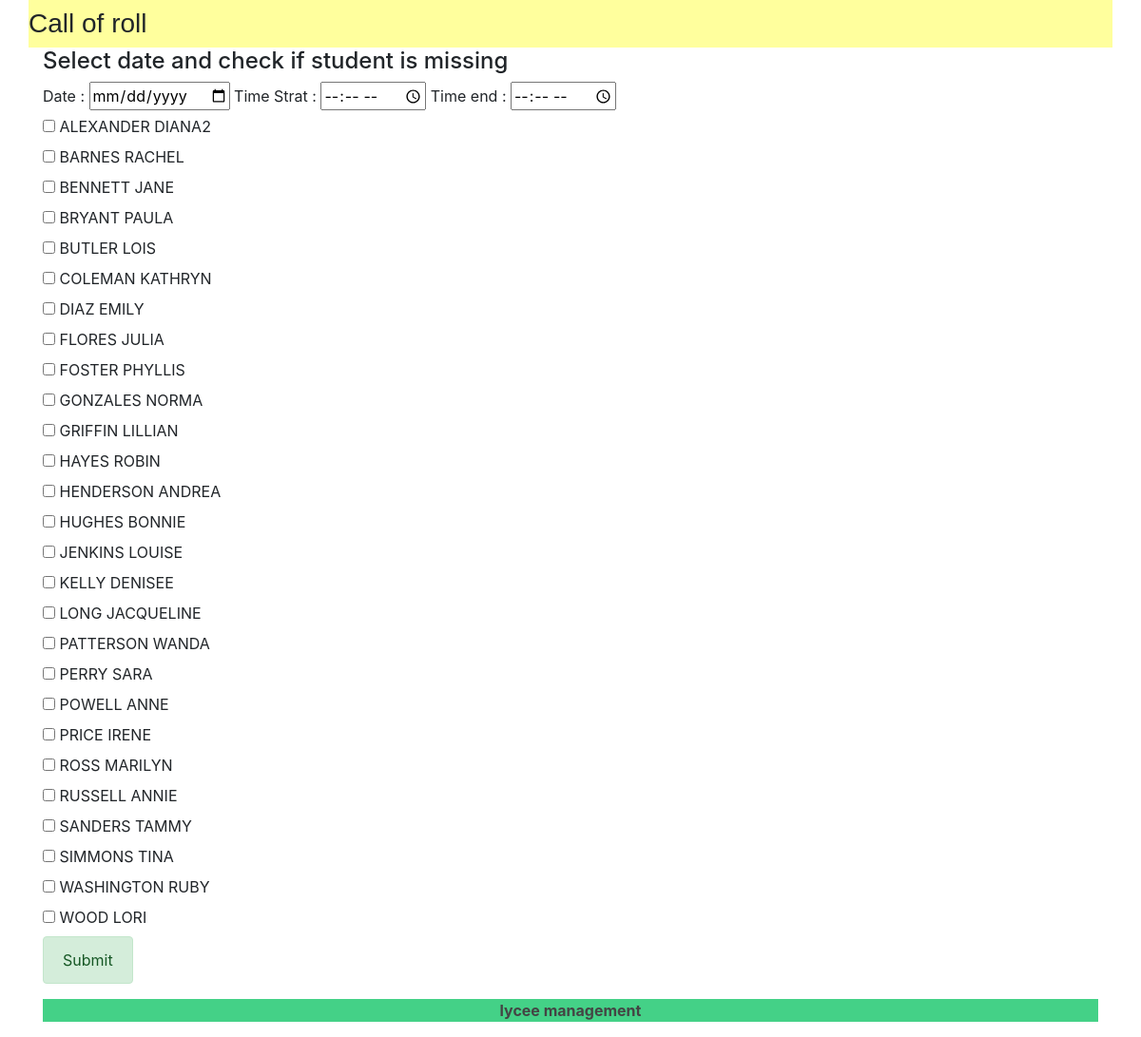
/lycee/cursuscall/11, run on the app's committed database.
### lycee/models.py (models this page shows, shortened)
class Student(models.Model):
  first_name = models.CharField(
    max_length = 50,
    blank = False,
    null = False
  )
  birth_date = models.DateField(
    verbose_name= 'date of birth',
    blank = False,
    null = False
  )
  last_name = models.CharField(
    max_length = 255,
    blank = False,
    null = False,
    help_text = "last name",
    default= '???'
  )
  phone = models.CharField(
    max_length = 10,
    verbose_name = "phone number of student",
    blank = False,
    null = False,
    help_text = "phone number of student",
    default= '0123456789'
  )
  email = models.CharField(
    max_length = 255,
    verbose_name = "email of student",
    blank = False,
    null = False,
    help_text = "email of student",
    default = 'a@a.fr'
  )
  comments = models.CharField(
    max_length = 255,
    verbose_name = "comments of student",
    blank = True,
    null = False,
    help_text = "comments of student",
    default = '...'
  )
  cursus = models.ForeignKey(
    Cursus,
    on_delete = models.CASCADE,
    null = True
  )

### lycee/views.py (the view, shortened to what this page needs)
# urls.py: path('lycee/cursuscall/<int:cursus_id>', views.detailcursuscall,name="detailcursuscall"),
def detailcursuscall(request, cursus_id):
  result_list = Student.objects.all().filter(cursus=cursus_id).order_by('last_name')
  context = {
    'liste' : result_list,
  }
  return render(request,'lycee/cursuscall.html',context)

### lycee/templates/lycee/cursuscall.html (shortened to what this page needs)
{% extends "master.html" %}
{% load static %}
{% if liste %}
  {% block title %}
    <h3>Call of roll</h3>
  {% endblock %}
  {% block content %}
   <form method="POST">
    <div class="container">
      <h4>Select date and check if student is missing</h4>
      <label>Date :</label>
      <input id="date" type="date" name="date" value="jj/mm/aaaa">
      <label>Time Strat :</label>
      <input id="time_start" type="time" name="time_start">
      <label>Time end :</label>
      <input id="time_end" type="time" name="time_end">
      {% for student in liste %}
        <div class="row">
          <div class = "col">
            <input type="checkbox" name="student{{student.id}}">
            <label for="student{{student.id}}">{{student.last_name}} {{student.first_name}} </label>
          </div>
        </div>
      {% endfor %}
      <button class="alert alert-success" type='submit' name="submit" value="submitSend">
          Submit
      </button>
    </div>
  </form>
  {% endblock %}
{% else %}
  <p> No cursus to show .</p>
{% endif %}

### lycee/static/lycee/style.css (style rules this page uses)
html { position: relative; min-height: 100%; }

### data on the page
Student: last_name "ALEXANDER", first_name "DIANA2"
Student: last_name "BARNES", first_name "RACHEL"
Student: last_name "BENNETT", first_name "JANE"
Student: last_name "BRYANT", first_name "PAULA"
Student: last_name "BUTLER", first_name "LOIS"
Student: last_name "COLEMAN", first_name "KATHRYN"
Student: last_name "DIAZ", first_name "EMILY"
Student: last_name "FLORES", first_name "JULIA"
Student: last_name "FOSTER", first_name "PHYLLIS"
Student: last_name "GONZALES", first_name "NORMA"
Student: last_name "GRIFFIN", first_name "LILLIAN"
Student: last_name "HAYES", first_name "ROBIN"
Student: last_name "HENDERSON", first_name "ANDREA"
Student: last_name "HUGHES", first_name "BONNIE"
Student: last_name "JENKINS", first_name "LOUISE"
Student: last_name "KELLY", first_name "DENISEE"
Student: last_name "LONG", first_name "JACQUELINE"
Student: last_name "PATTERSON", first_name "WANDA"
Student: last_name "PERRY", first_name "SARA"
Student: last_name "POWELL", first_name "ANNE"
Student: last_name "PRICE", first_name "IRENE"
Student: last_name "ROSS", first_name "MARILYN"
Student: last_name "RUSSELL", first_name "ANNIE"
Student: last_name "SANDERS", first_name "TAMMY"
Student: last_name "SIMMONS", first_name "TINA"
Student: last_name "WASHINGTON", first_name "RUBY"
Student: last_name "WOOD", first_name "LORI"
